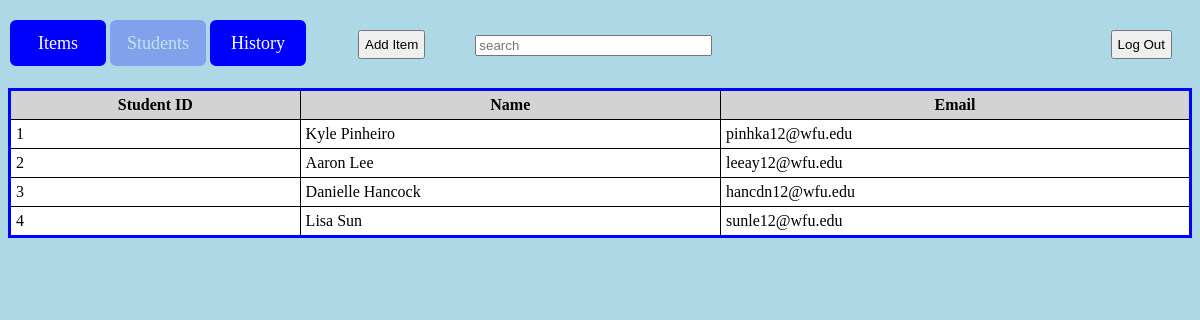
Screenshot of /checkout/students with the database file from the repository.
### checkout/models.py (models this page shows)
class User(models.Model):
    user_id = models.AutoField(primary_key=True)
    first_name = models.CharField(max_length=25)
    last_name = models.CharField(max_length=40)
    email = models.EmailField(max_length=40)
    STAFF = 'STAFF'
    STUDENT = 'STUDENT'
    USER_TYPE_CHOICES = (
        (STAFF, 'Staff'),
        (STUDENT, 'Student')
        )
    user_type = models.CharField(max_length=7,
                     choices=USER_TYPE_CHOICES,
                     default=STUDENT)

### checkout/views.py (the view)
def students(request):
    student_list = [student for student in User.objects.filter(user_type="STUDENT")]
    print(student for student in student_list)
    return render(request, 'checkout/listStudents.html', {'students': student_list})

### checkout/templates/checkout/listStudents.html (shortened to what this page needs)
<!DOCTYPE html>
<html>
<head>
</head>
<body>
	<form action="{%url 'checkout.views.items' %}" method="get">
		<button id="b1"> Items</button>
	</form>
	<button id="b1" style="opacity:.25"> Students</button>
	<form action="{%url 'checkout.views.checkoutHistory' %}" method="get">
		<button id="b1"> History</button>
	</form>
	<form action="{%url 'admin:checkout_item_add' %}" method="get">
		<button style="float:left; margin-left: 50px; margin-top:22px; padding:5px">Add Item</button>
	</form>
	<input type="search" style="float:left; margin-left: 50px; margin-top:27px; width:20%" placeholder="search">
	<button type="button" style="float:right; margin-right: 20px; margin-top: 22px; padding:5px">Log Out</button>
	<table style="border: 3px solid blue; border-collapse: collapse; background-color:white; width:100%">
	<tr>
		<th>Student ID</th>
		 <th>Name</th>
		<th>Email</th>
	</tr>
        {% for student in students %}
		<tr>
        <td>{{student.user_id}}</td>
		<td>{{student.first_name}} {{student.last_name}}</td>
        <td>{{student.email}}</td>
       </tr>
       {% endfor %}
	</table>
</body>
</html>

### checkout/templates/checkout/listStudents.html (style rules this page uses)
body { background-color:lightblue; }
td { padding: 5px; border:1px solid black; font-family: verdana }
th { padding: 5px; border:1px solid black; font-family: verdana; background-color:lightgrey }
button#b1 { background-color:blue; color:white; border: 2px solid lightblue; font-family: verdana; font-size: 18px; width: 100px; height: 50px; float: left; border-radius: 8px; margin-bottom:20px; margin-top: 10px }

### rows the page displays
User: user_id "1", first_name "Kyle", last_name "Pinheiro", email "pinhka12@wfu.edu"
User: user_id "2", first_name "Aaron", last_name "Lee", email "leeay12@wfu.edu"
User: user_id "3", first_name "Danielle", last_name "Hancock", email "hancdn12@wfu.edu"
User: user_id "4", first_name "Lisa", last_name "Sun", email "sunle12@wfu.edu"
